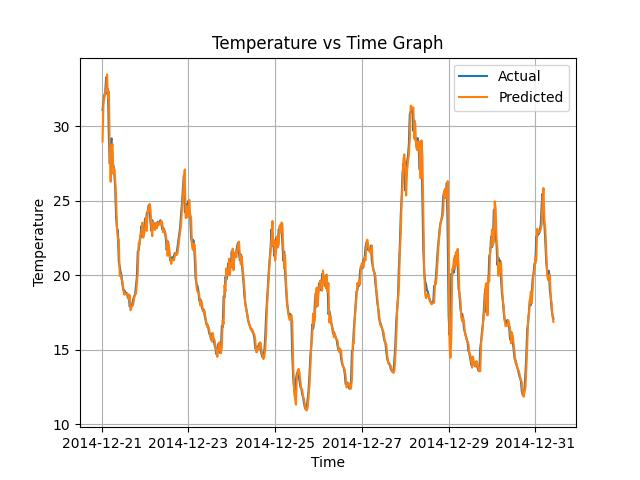

Write the Python code that produced this figure.
import pandas as pd
from sklearn.linear_model import LinearRegression
from sklearn.metrics import r2_score, mean_squared_error, mean_absolute_error
import matplotlib.pyplot as plt
import pickle

# Function to create a recursive dataset for time series prediction
def create_recursive_data(data, window_size=5):
    i = 1
    while i < window_size:
        data[f"Temperature_{i}"] = data["Temperature"].shift(-i)
        i += 1
    data["target"] = data["Temperature"].shift(-i)
    data = data.dropna(axis=0)
    return data

# Load the temperature data from a CSV file
data = pd.read_csv("temperature.csv")

# Convert the "Time" column to datetime format
data["Time"] = pd.to_datetime(data["Time"])

# Interpolate missing temperature values
data["Temperature"] = data["Temperature"].interpolate()

# Create a recursive dataset for time series prediction with a window size of 5
data = create_recursive_data(data, window_size=5)

# Prepare input features (x) and target variable (y)
x = data.drop(["Time", "target"], axis=1)
y = data["target"]

# Split the data into training and testing sets
train_size = int(len(x) * 0.8)
x_train = x[:train_size]
y_train = y[:train_size]
x_test = x[train_size:]
y_test = y[train_size:]

# Initialize a linear regression model and train the linear regression model on the training data
reg = LinearRegression()
reg.fit(x_train, y_train)

# Make predictions on the testing data and calculate evaluation metrics
y_predict = reg.predict(x_test)
print(f"R2 score: {r2_score(y_test, y_predict)}")
print(f"Mean absolute error: {mean_absolute_error(y_test, y_predict)}")
print(f"Mean squared error: {mean_squared_error(y_test, y_predict)}")

# Save model
with open('model_recursive.pkl', 'wb') as model_file:
    pickle.dump(reg, model_file)

# Plot the actual temperature and predicted temperature over time
plt.plot(data["Time"][-500:], data["Temperature"][-500:], label="Actual")
plt.plot(data["Time"][-500:], y_predict[-500:], label="Predicted")
plt.xlabel("Time")
plt.ylabel("Temperature")
plt.title("Temperature vs Time Graph")
plt.legend()
plt.grid()
# plt.show()
plt.savefig("recursive_ts_forecasting.jpg")

